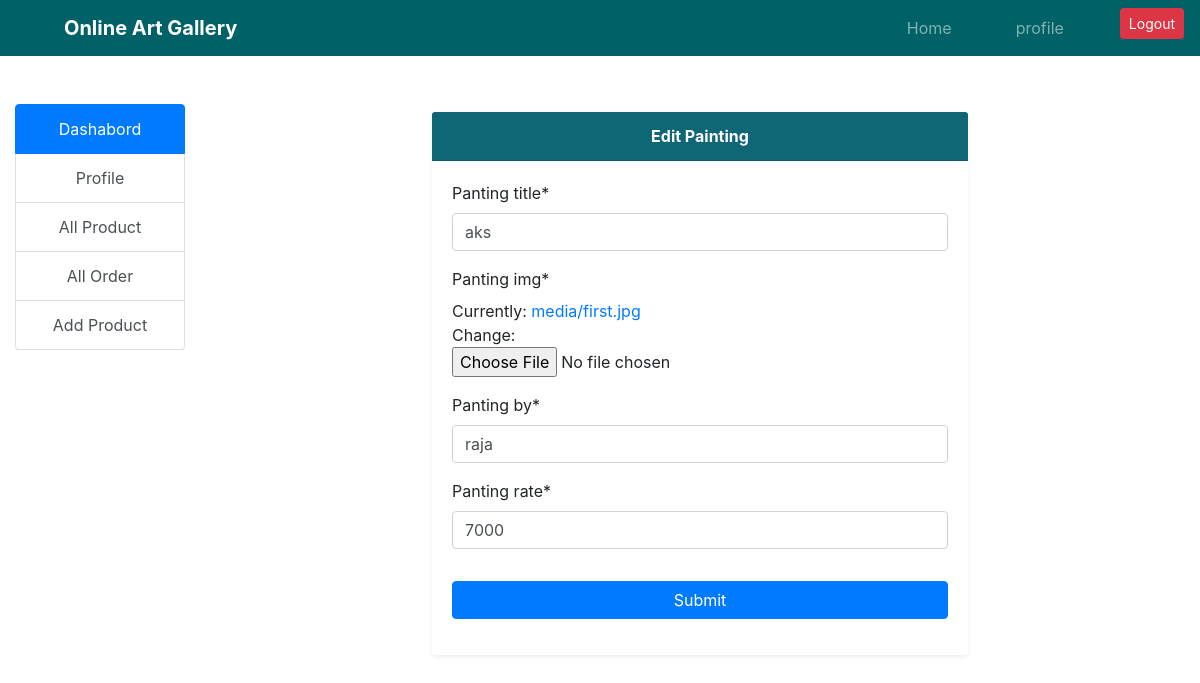
The page /oner/edit_product/5 on the database its author committed.
### artwork/models.py (models this page shows, shortened)
class Product(models.Model):
    pro_id = models.AutoField(primary_key=True)
    panting_title = models.CharField(max_length=200)
    panting_img = models.ImageField(upload_to='media/')
    panting_by = models.CharField(max_length=200)
    panting_rate = models.IntegerField(default='free')

### artwork/views.py (the view)
# urls.py: path('oner/edit_product/<int:pro_id>', views.edit, name="edit_panting"),
def edit(r,pro_id):
    get_id = Product.objects.get(pro_id=pro_id)
    a = ProductForm(r.POST or None , r.FILES or None , instance=get_id)
    if r.method == "POST":
        if a.is_valid():
            a.save()
            return redirect(all_painting)
    data = {"eform":a}
    return render(r,'oner/edit_product.html',data)

### artwork/forms.py
class ProductForm(forms.ModelForm):
    class Meta:
        model = Product
        fields = '__all__'

### templates/oner/edit_product.html (shortened to what this page needs)
{% extends 'oner/base.html' %}
{% block content %}
    <div class="container mt-2">
    <div class="row">
      <div class="col-lg-7 mx-auto">
          <div class="card border-0 shadow-sm">
              <div class="card-header text-center text-white" style="background-color: #0f6674"><b>Edit Painting</b></div>
          <div class="card-body">
              <form action="" method="post" enctype="multipart/form-data">
                  <table class="table">
                      {% load crispy_forms_tags %}
                      {{ eform|crispy }}
                  </table>
                  <div class="form-group">
                      <input type="submit" class="btn btn-primary btn-block">
                  </div>
              </form>
          </div>
          </div>
      </div>
    </div>
    </div>
{% endblock %}

### rows shown on the page
Product: panting_title "aks", panting_by "raja", panting_rate "7000"
